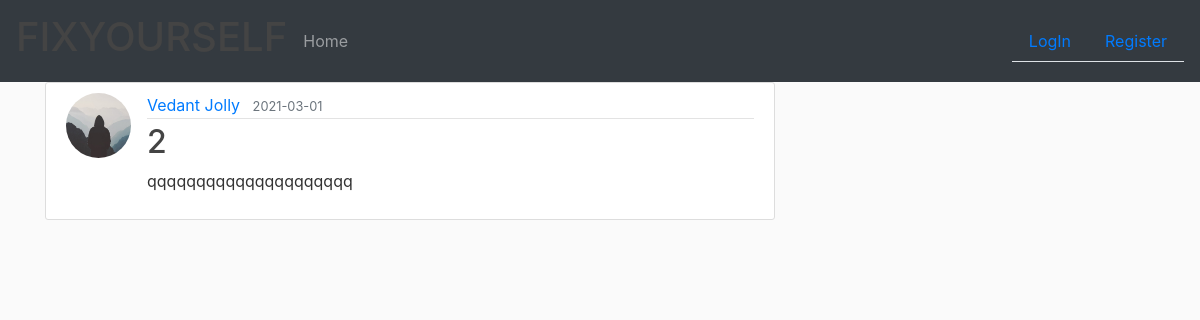
/question/1, run on an earlier commit of the app's database.
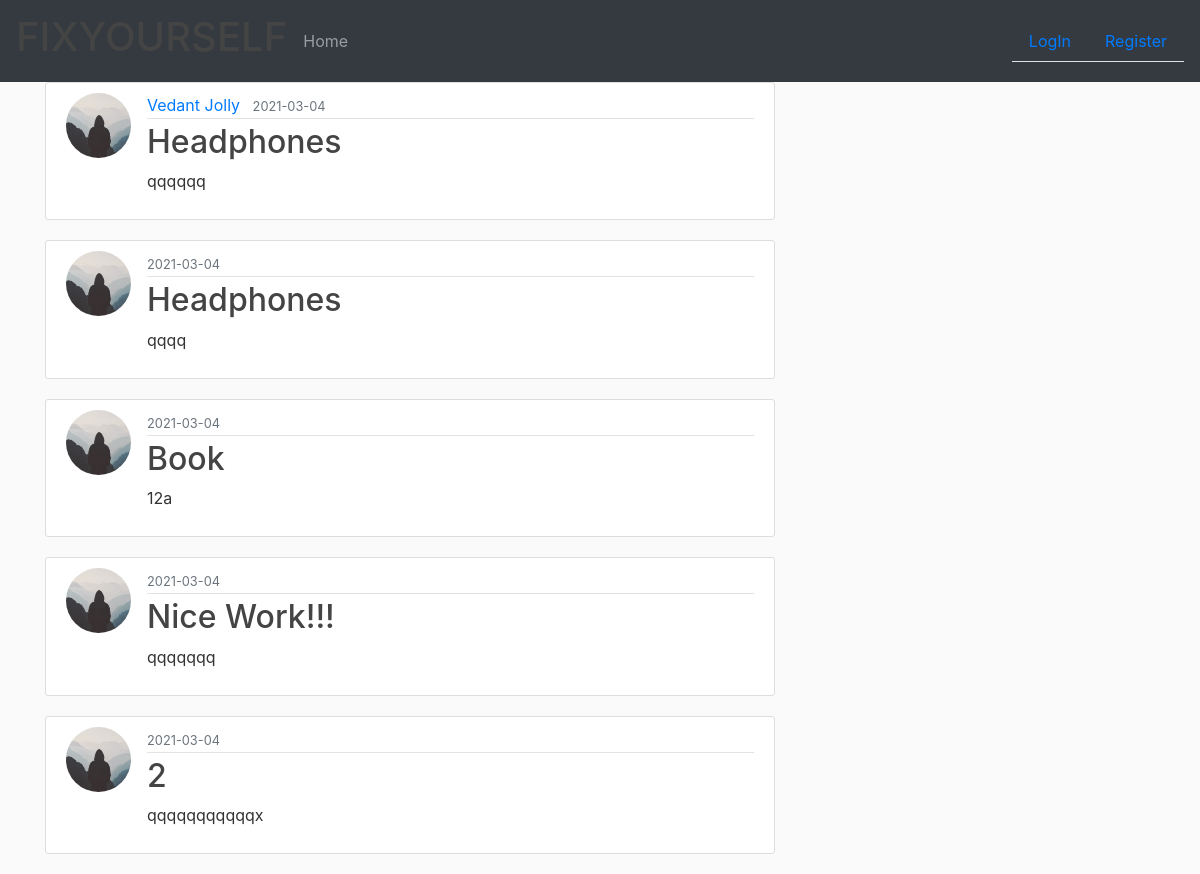
And on a later commit of the database.
### website/models.py (models this page shows, shortened)
class User(db.Model, UserMixin):
    id = db.Column(db.Integer, primary_key=True)
    name = db.Column(db.String(20), nullable=False)
    email = db.Column(db.String(120), unique=True, nullable=False)
    image_file = db.Column(db.String(20), nullable=False, default='default.jpg')
    password = db.Column(db.String(60), nullable=False)
    posts = db.relationship('Post', backref='author', lazy=True)
    feedbacks = db.relationship('Feedback', backref='customer', lazy=True)
    questions = db.relationship('Question', backref='author', lazy=True)

class Question(db.Model):
    __searchable__ = ['title', 'content']
    id = db.Column(db.Integer, primary_key=True)
    title = db.Column(db.String(256), nullable=False)
    date_posted = db.Column(db.DateTime, nullable=False, default=datetime.utcnow)
    content = db.Column(db.Text, nullable=False)
    user_id = db.Column(db.Integer, db.ForeignKey('user.id'), nullable=False)
    answers = db.relationship('Answer', backref='answer', lazy=True)

class Answer(db.Model):
    id = db.Column(db.Integer, primary_key=True)
    title = db.Column(db.String(256), nullable=False)
    date_posted = db.Column(db.DateTime, nullable=False, default=datetime.utcnow)
    content = db.Column(db.Text, nullable=False)
    question_id = db.Column(db.Integer, db.ForeignKey('question.id'), nullable=False)
    def __repr__(self):
        return f"Answer No {self.id} with title {self.title}"

### website/routes.py (the view)
@app.route("/question/<int:question_id>")
def question(question_id):
    question = Question.query.get_or_404(question_id)
    answers = Answer.query.filter_by(question_id=question.id).all()
    print(answers)
    return render_template('question.html', title=question.title, post=question, emails=emails, answers=answers)

### website/templates/question.html (shortened to what this page needs)
{% extends 'layout.html' %}
{% block content %}
  <article class="media content-section">
    <img class="rounded-circle article-img" src="{{ url_for('static',filename = 'profile_pics/' + post.author.image_file) }}">
    <div class="media-body">
      <div class="article-metadata">
        <a class="mr-2" href="{{ url_for('user_questions',username=post.author.name) }}">{{ post.author.name }}</a>
        <small class="text-muted">{{ post.date_posted.strftime("%Y-%m-%d") }}</small>
      </div>
      <h2 class="article-title">{{ post.title }}</h2>
      <p class="article-content">{{ post.content }}</p>
    </div>
  </article>
  {% for ans in answers %}
      <article class="media content-section">
        <img class="rounded-circle article-img" src="{{ url_for('static',filename = 'profile_pics/' + ans.answer.author.image_file) }}">
        <div class="media-body">
          <div class="article-metadata">
            <small class="text-muted">{{ ans.date_posted.strftime("%Y-%m-%d") }}</small>
          </div>
          <h2><a class="article-title" href="{{ url_for('post',post_id = post.id) }}">{{ ans.title }}</a></h2>
          <p class="article-content">{{ ans.content }}</p>
        </div>
      </article>
  {% endfor %}
{% endblock content %}

### website/templates/layout.html (shortened to what this page needs)
<!DOCTYPE html>
<html>
<head>
  <link rel="stylesheet" href="https://stackpath.bootstrapcdn.com/bootstrap/4.5.2/css/bootstrap.min.css">
  <link rel="stylesheet" type="text/css" href="{{ url_for('static',filename='main.css') }}">
</head>
<body>
    <nav class="navbar navbar-dark bg-dark">
        <a class="navbar-brand"><h1>FIX<span>YOURSELF</span></h1></a>
        <ul class="navbar-nav mr-auto">
          <li class="nav-item">
            <a class='nav-link' href="{{ url_for('home') }}">Home <span class="sr-only">(current)</span></a>
          </li>
        </ul>
        <ul class="nav nav-tabs justify-content-end">
          {% if current_user.is_authenticated %}
            <li class="nav-item">
              <a class='nav-link' href="{{ url_for('account') }}">Profile</a>
            </li>
            <li class="nav-item">
              <a class='nav-link' href="{{ url_for('suggestions') }}">Any Suggestions ?</a>
            </li>
            <li class="nav-item">
              <a class='nav-link' href="{{ url_for('all_posts') }}">Get Inspired</a>
            </li>
            <li class="nav-item">
              <a class='nav-link' href="{{ url_for('new_post') }}">Create a post</a>
            </li>
            <li>
                <a href="{{ url_for('all_questions') }}">Get Your Answes</a>
            </li>
            <li>
                <a href="{{ url_for('new_question') }}">Post a new Question</a>
            </li>
            <li class="nav-item">
              <a class='nav-link' href="{{ url_for('logout') }}">LogOut</a>
            </li>
          {% else %}
            <li class="nav-item">
              <a class='nav-link' href="{{ url_for('login') }}">LogIn</a>
            </li>
            <li class="nav-item">
              <a class='nav-link' href="{{ url_for('register') }}">Register</a>
            </li>
          {% endif %}
        </ul>
    </nav>
    <main role="main" class="container">
      <div class="row">
        <div class="col-md-8">
          {% block content %}{% endblock %}
        </div>
      </div>
    </main>
  </body>
</html>

### website/static/main.css (style rules this page uses)
body { background: #fafafa; color: #333333; }
h1, h2, h3, h4, h5, h6 { color: #444444; }
.content-section { background: #ffffff; padding: 10px 20px; border: 1px solid #dddddd; border-radius: 3px; margin-bottom: 20px; }
.article-title { color: #444444; }
.article-content { white-space: pre-line; }
.article-img { height: 65px; width: 65px; margin-right: 16px; }
.article-metadata { padding-bottom: 1px; margin-bottom: 4px; border-bottom: 1px solid #e3e3e3 }

What changed in the data, as far as the page shows it:
changed Question: date_posted "2021-03-01" → "2021-03-04"; title "2" → "Headphones"; content "qqqqqqqqqqqqqqqqqqqqq" → "qqqqqq"
now on this page (row edited): Answer: image_file (placeholder picture), date_posted "2021-03-04", title "Headphones", content "qqqq"
added Answer: image_file (placeholder picture), date_posted "2021-03-04", title "Book", content "12a"
added Answer: image_file (placeholder picture), date_posted "2021-03-04", title "Nice Work!!!", content "qqqqqqq"
added Answer: image_file (placeholder picture), date_posted "2021-03-04", title "2", content "qqqqqqqqqqqx"
